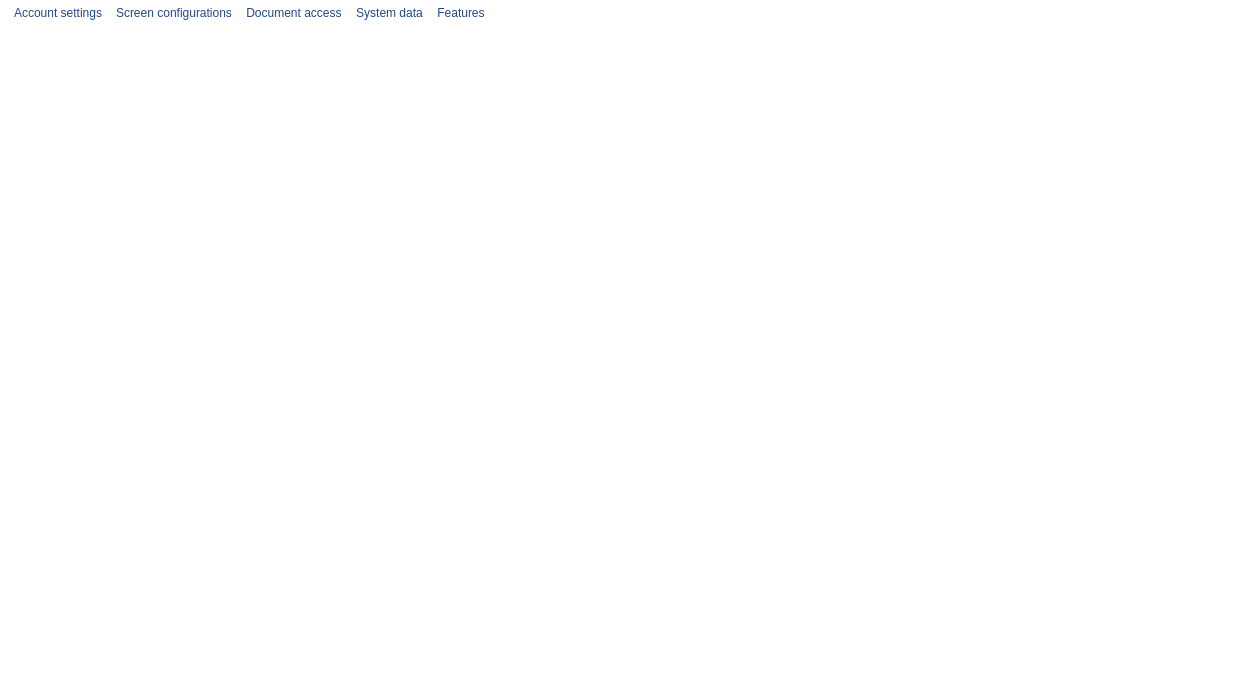
<?xml version="1.0" encoding="UTF-8"?>
<ui version="4.0">
 <class>MainWindow</class>
 <widget class="QMainWindow" name="MainWindow">
  <property name="geometry">
   <rect>
    <x>0</x>
    <y>0</y>
    <width>1242</width>
    <height>681</height>
   </rect>
  </property>
  <property name="windowTitle">
   <string>Builder</string>
  </property>
  <property name="windowIcon">
   <iconset resource="res.qrc">
    <normaloff>:/res/Builder.png</normaloff>:/res/Builder.png</iconset>
  </property>
  <property name="styleSheet">
   <string notr="true">QWidget {
               color: rgb(32, 74, 135);
	           font: 11pt &quot;MS Shell Dlg 2&quot;;
			   background-color: rgb(255, 255, 255);
               padding: 4px;
               border-radius: 5px;
               border-style: outset;
              }
QMenuBar {
               color: rgb(32, 74, 135);
	           font: 11pt &quot;MS Shell Dlg 2&quot;;
              }
QStatusBar {
               color: black;
	           font: 10pt &quot;MS Shell Dlg 2&quot;;
              }</string>
  </property>
  <widget class="QWidget" name="centralWidget">
   <layout class="QGridLayout" name="gridLayout_2">
    <property name="leftMargin">
     <number>0</number>
    </property>
    <property name="topMargin">
     <number>0</number>
    </property>
    <property name="rightMargin">
     <number>0</number>
    </property>
    <property name="bottomMargin">
     <number>0</number>
    </property>
    <property name="spacing">
     <number>0</number>
    </property>
   </layout>
  </widget>
  <widget class="QStatusBar" name="statusBar">
   <property name="statusTip">
    <string/>
   </property>
  </widget>
  <widget class="QMenuBar" name="menuBar">
   <property name="geometry">
    <rect>
     <x>0</x>
     <y>0</y>
     <width>1242</width>
     <height>32</height>
    </rect>
   </property>
   <property name="contextMenuPolicy">
    <enum>Qt::DefaultContextMenu</enum>
   </property>
   <property name="autoFillBackground">
    <bool>false</bool>
   </property>
   <property name="styleSheet">
    <string notr="true">QMenu {
                background-color: #fff;
                border: none;
                border-radius: 0px;
                }
                QMenu::item {
                padding-left: 18px;
                margin: 4px;
                }
                QMenu::item:selected {
                color: #111;
                background-color: qlineargradient( x1: 0, y1: 0, x2: 0, y2: 1,
                        stop: 0 #fff, stop: 1 #eef);
                }
                QMenu::separator {
                height: .5px;
                background: #eee;
                margin-left: 10px;
                margin-right: 5px;
                }
                QMenu::indicator {
                width: 14px;
                height: 14px;
                }
                QMenu::indicator:non-exclusive:checked {
                image: url(:/pict/check.png);
                }
                QMenu::indicator:non-exclusive:unchecked {
                image: url(:/pict/unchecked.png);
           }</string>
   </property>
   <property name="defaultUp">
    <bool>false</bool>
   </property>
   <property name="nativeMenuBar">
    <bool>true</bool>
   </property>
   <widget class="QMenu" name="menuAccount_settings">
    <property name="title">
     <string>Account settings</string>
    </property>
    <addaction name="actionGroups"/>
    <addaction name="actionUsers"/>
    <addaction name="actionTenant"/>
    <addaction name="actionLogo"/>
    <addaction name="actionSecurity_filters"/>
   </widget>
   <widget class="QMenu" name="menuScreen_configurations">
    <property name="title">
     <string>Screen configurations</string>
    </property>
    <addaction name="actionMenu"/>
    <addaction name="actionGroup_screens"/>
    <addaction name="actionScreens"/>
   </widget>
   <widget class="QMenu" name="menuDocument">
    <property name="title">
     <string>Document access</string>
    </property>
    <addaction name="actionDocument_family"/>
    <addaction name="actionDocument_groups"/>
   </widget>
   <widget class="QMenu" name="menuSystem_data">
    <property name="title">
     <string>System data</string>
    </property>
    <addaction name="actionLists"/>
    <addaction name="actionTemplates"/>
    <addaction name="actionCustom_data_sourcess"/>
    <addaction name="actionExtention_functions"/>
    <addaction name="actionServers"/>
    <addaction name="actionSecuriry_questions"/>
   </widget>
   <widget class="QMenu" name="menuFeatures">
    <property name="title">
     <string>Features</string>
    </property>
    <property name="icon">
     <iconset resource="res.qrc">
      <normaloff>:/res/features.png</normaloff>:/res/features.png</iconset>
    </property>
    <addaction name="actionCustom_query"/>
    <addaction name="actionManagement"/>
    <addaction name="actionImport_files"/>
    <addaction name="separator"/>
    <addaction name="actionLogout"/>
   </widget>
   <addaction name="menuAccount_settings"/>
   <addaction name="menuScreen_configurations"/>
   <addaction name="menuDocument"/>
   <addaction name="menuSystem_data"/>
   <addaction name="menuFeatures"/>
  </widget>
  <action name="actionGroups">
   <property name="text">
    <string>Groups</string>
   </property>
  </action>
  <action name="actionUsers">
   <property name="text">
    <string>Users</string>
   </property>
  </action>
  <action name="actionTenant">
   <property name="text">
    <string>Tenant</string>
   </property>
  </action>
  <action name="actionLogo">
   <property name="text">
    <string>Logo</string>
   </property>
  </action>
  <action name="actionSecurity_filters">
   <property name="text">
    <string>Security filters</string>
   </property>
  </action>
  <action name="actionMenu">
   <property name="text">
    <string>Menu</string>
   </property>
  </action>
  <action name="actionGroup_screens">
   <property name="text">
    <string>Group screens</string>
   </property>
  </action>
  <action name="actionScreens">
   <property name="text">
    <string>Screens</string>
   </property>
  </action>
  <action name="actionDocument_family">
   <property name="text">
    <string>Document family</string>
   </property>
  </action>
  <action name="actionDocument_groups">
   <property name="text">
    <string>Document groups</string>
   </property>
  </action>
  <action name="actionLists">
   <property name="text">
    <string>Lists</string>
   </property>
  </action>
  <action name="actionTemplates">
   <property name="text">
    <string>Templates</string>
   </property>
  </action>
  <action name="actionCustom_data_sourcess">
   <property name="text">
    <string>Custom data sources</string>
   </property>
  </action>
  <action name="actionExtention_functions">
   <property name="text">
    <string>Extestion functions</string>
   </property>
  </action>
  <action name="actionServers">
   <property name="text">
    <string>Servers</string>
   </property>
  </action>
  <action name="actionSecuriry_questions">
   <property name="text">
    <string>Security questions</string>
   </property>
  </action>
  <action name="actionCustom_query">
   <property name="icon">
    <iconset resource="res.qrc">
     <normaloff>:/res/configure.png</normaloff>:/res/configure.png</iconset>
   </property>
   <property name="text">
    <string>Custom query</string>
   </property>
  </action>
  <action name="actionManagement">
   <property name="icon">
    <iconset resource="res.qrc">
     <normaloff>:/res/view.png</normaloff>:/res/view.png</iconset>
   </property>
   <property name="text">
    <string>Management</string>
   </property>
  </action>
  <action name="actionImport_files">
   <property name="icon">
    <iconset resource="res.qrc">
     <normaloff>:/res/download.png</normaloff>:/res/download.png</iconset>
   </property>
   <property name="text">
    <string>Import files</string>
   </property>
  </action>
  <action name="actionLogout">
   <property name="icon">
    <iconset resource="res.qrc">
     <normaloff>:/res/log.png</normaloff>:/res/log.png</iconset>
   </property>
   <property name="text">
    <string>Logout</string>
   </property>
  </action>
 </widget>
 <layoutdefault spacing="6" margin="11"/>
 <resources>
  <include location="res.qrc"/>
 </resources>
 <connections/>
</ui>
